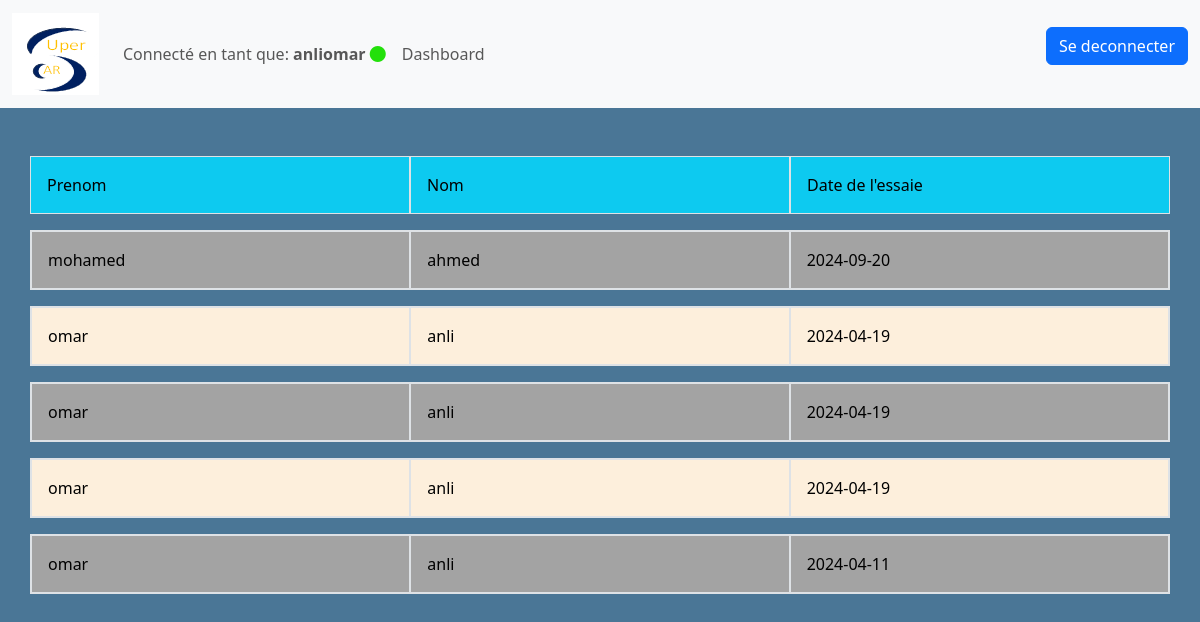
The app's page /admin/script_php/visualisation/visualiser_essaie.php (signed in) with its own data.
### tables this page shows
CREATE TABLE IF NOT EXISTS `demandeessaie` (
  `Ref_Essaie` int NOT NULL AUTO_INCREMENT,
  `DateEssaie` date NOT NULL,
  `HeureEssaie` time NOT NULL,
  `Marque` varchar(50) NOT NULL,
  `Modele` varchar(50) DEFAULT NULL,
  `Moteur` varchar(255) NOT NULL,
  `IdInscription` int NOT NULL,
  PRIMARY KEY (`Ref_Essaie`),
  KEY `IdInscription` (`IdInscription`)
);

CREATE TABLE IF NOT EXISTS `inscription` (
  `IdInscription` int NOT NULL AUTO_INCREMENT,
  `Nom` varchar(70) NOT NULL,
  `Prenom` varchar(70) NOT NULL,
  `Adresse` varchar(150) NOT NULL,
  `NumTel` varchar(25) NOT NULL,
  `email` varchar(80) NOT NULL,
  `Identifiant` varchar(60) NOT NULL DEFAULT 'User',
  `MotDePasse` varchar(100) NOT NULL,
  PRIMARY KEY (`IdInscription`)
);

### admin/script_php/fonctions.php (the view, shortened to what this page needs)
<?php
    include("server.php");
    function visualiser_essaie(){
        global $dbd;
        $couleur_ligne = "";
        $selection = "SELECT demandeessaie.*, inscription.Nom, inscription.Prenom
        FROM demandeessaie
        INNER JOIN inscription ON demandeessaie.IdInscription = inscription.IdInscription
        ORDER BY DateEssaie DESC;
        ";
        $curseur = mysqli_query($dbd, $selection);
        while($row = mysqli_fetch_array($curseur)){
            $Ref_Essaie = $row["Ref_Essaie"];
            $DateEssaie= $row["DateEssaie"];
            $Prenom = $row["Prenom"];
            $Nom = $row["Nom"];
            if ($couleur_ligne == "rgb(163, 163, 163);") {
                $couleur_ligne = "rgb(253, 239, 220);";
            } else {
                $couleur_ligne = "rgb(163, 163, 163);";
            }
            echo "
                <a href='voir_essaie.php?Ref=$Ref_Essaie' class='col-12 border mt-3' style=\"background-color: $couleur_ligne\">
                    <div class='row'>
                        <div class='col-12 col-md-4 sm-text-center col-lg-4 p-3 border'>$Prenom</div>
                        <div class='col-12 col-md-4 col-lg-4 p-3 border'>$Nom</div>
                        <div class='col-12 col-md-4 col-lg-4 p-3 border'>$DateEssaie</div>
                    </div>
                </a>";
        }
    }
?>

### admin/style/marque_admin.css (style rules this page uses)
body { background-color: #ffffff; }

### admin/style/visualiser.css (style rules this page uses)
body { background-color: #4A7696; }
a { text-decoration: none; color:rgb(0, 0, 0); }

### records on screen
demandeessaie: IdInscription.Prenom "mohamed", IdInscription.Nom "ahmed", DateEssaie "2024-09-20"
demandeessaie: IdInscription.Prenom "omar", IdInscription.Nom "anli", DateEssaie "2024-04-19"
demandeessaie: IdInscription.Prenom "omar", IdInscription.Nom "anli", DateEssaie "2024-04-19"
demandeessaie: IdInscription.Prenom "omar", IdInscription.Nom "anli", DateEssaie "2024-04-19"
demandeessaie: IdInscription.Prenom "omar", IdInscription.Nom "anli", DateEssaie "2024-04-11"

### other values on screen
$_SESSION['username'] "anliomar"
